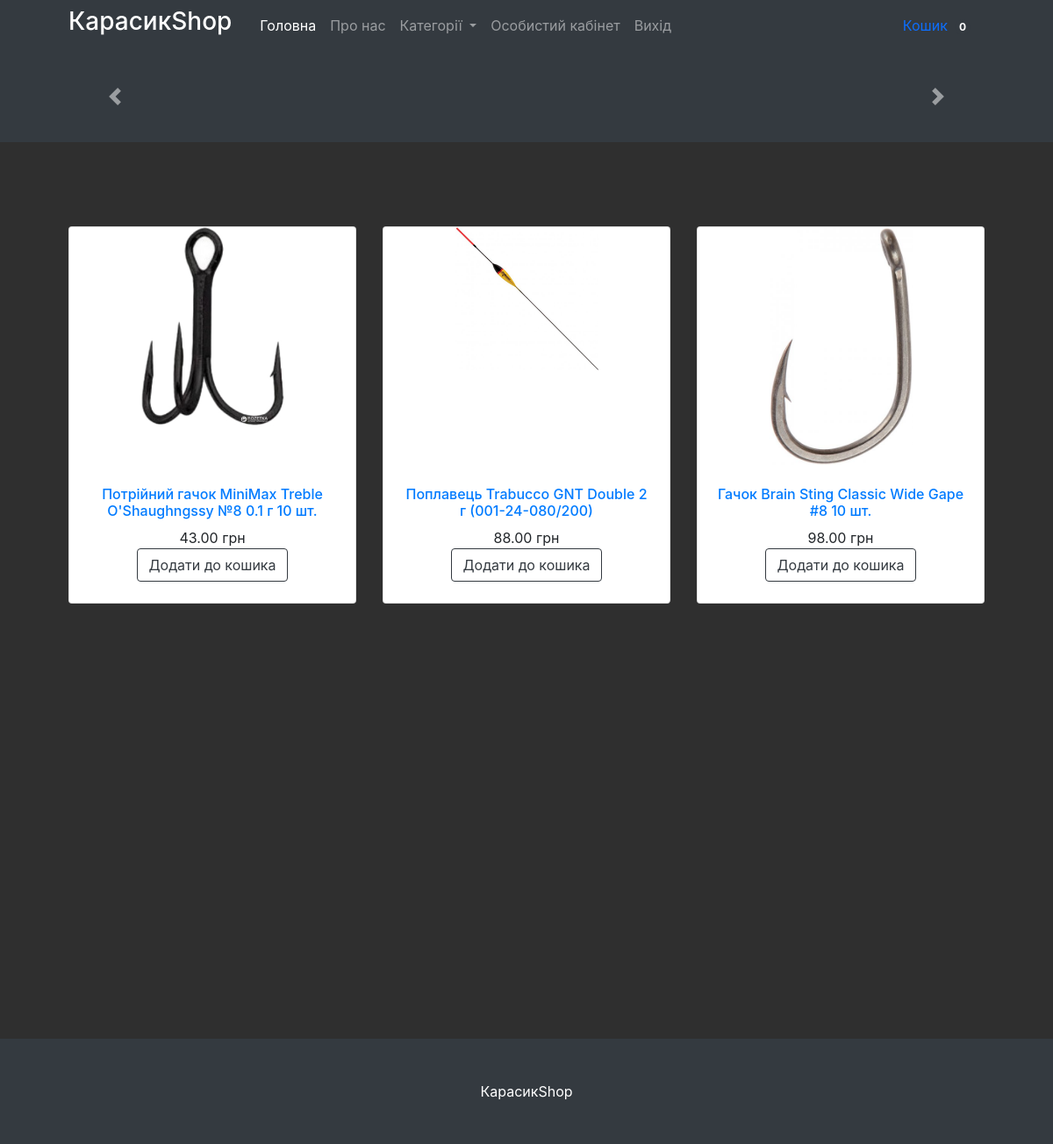
Page / (signed in) on the earlier database version.
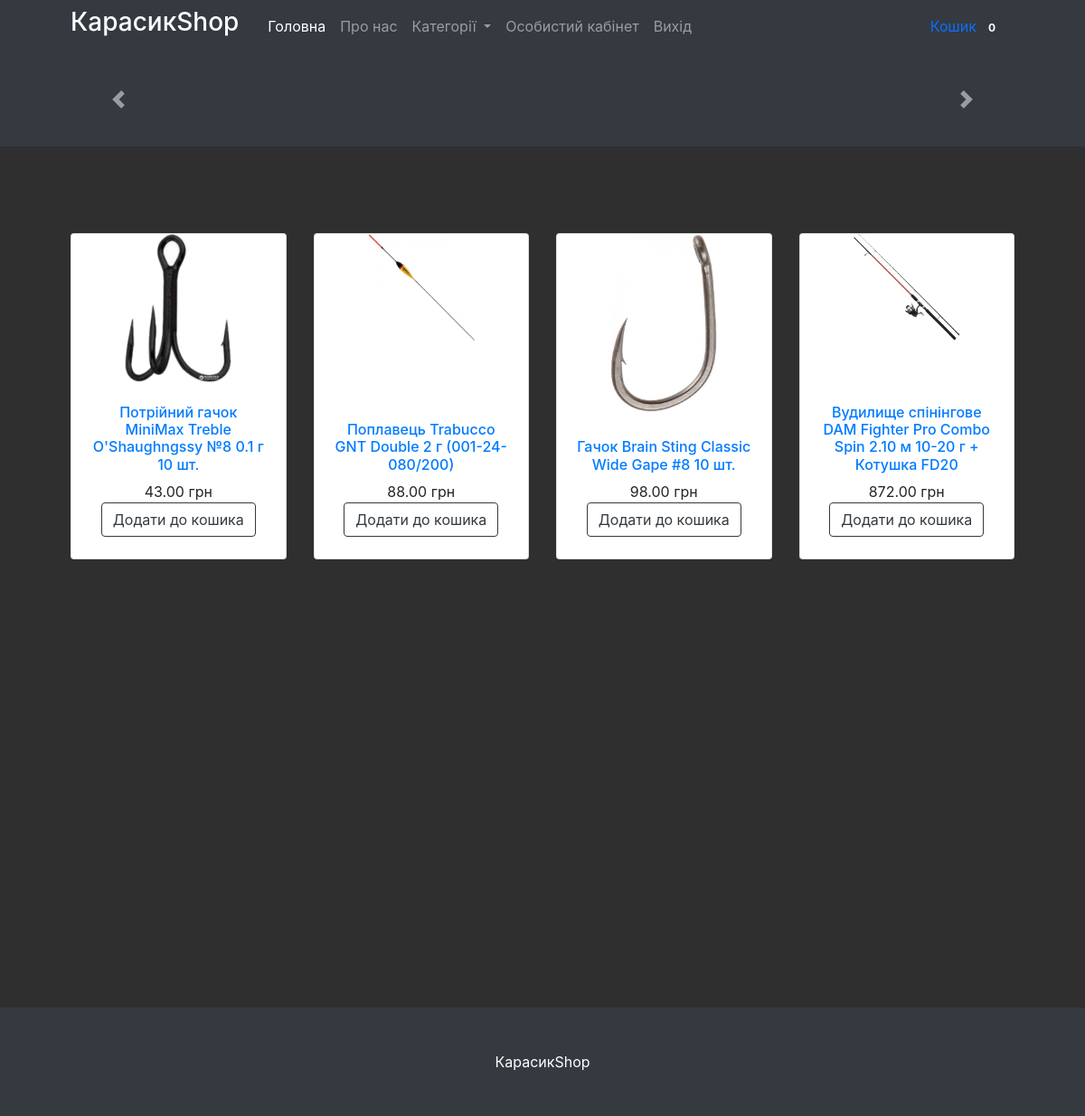
Same page on the later database version.
### mainapp/models.py (models this page shows, shortened)
class Cart(models.Model):
    owner = models.ForeignKey('Customer', null=True, verbose_name='Власник', on_delete=models.CASCADE)
    products = models.ManyToManyField(CartProduct, blank=True, related_name='related_cart')
    total_products = models.PositiveIntegerField(default=0)
    final_price = models.DecimalField(max_digits=9, default=0, decimal_places=2, verbose_name='Загальна ціна')
    in_order = models.BooleanField(default=False)
    for_anonymous_user = models.BooleanField(default=False)

class Product(models.Model):
    category = models.ForeignKey(Category, verbose_name='Категорія', on_delete=models.CASCADE)
    title = models.CharField(max_length=255, verbose_name='Найменування')
    slug = models.SlugField(unique=True)
    image = models.ImageField(verbose_name='Зображення')
    description = models.TextField(verbose_name='Опис', null=True)
    price = models.DecimalField(max_digits=9, decimal_places=2, verbose_name='Ціна')
    features = models.ManyToManyField("specs.ProductFeatures", blank=True, related_name='features_for_product')
    active = models.BooleanField(verbose_name="Товар в наявності", default=True)
    img1 = models.ImageField(verbose_name="Додаткове зображення (не обов'язково)", null=True, blank=True)
    img2 = models.ImageField(verbose_name="Додаткове зображення (не обов'язково)", null=True, blank=True)
    img3 = models.ImageField(verbose_name="Додаткове зображення (не обов'язково)", null=True, blank=True)
    img4 = models.ImageField(verbose_name="Додаткове зображення (не обов'язково)", null=True, blank=True)
    img5 = models.ImageField(verbose_name="Додаткове зображення (не обов'язково)", null=True, blank=True)
    img6 = models.ImageField(verbose_name="Додаткове зображення (не обов'язково)", null=True, blank=True)
    img7 = models.ImageField(verbose_name="Додаткове зображення (не обов'язково)", null=True, blank=True)
    img8 = models.ImageField(verbose_name="Додаткове зображення (не обов'язково)", null=True, blank=True)
    def get_absolute_url(self):
        return reverse('product_detail', kwargs={'slug': self.slug})

### mainapp/views.py (the view)
# urls.py: path('', BaseView.as_view(), name='index'),
class BaseView(CartMixin, View):
    def get(self, request, *args, **kwargs):
        categories = Category.objects.all()
        products = Product.objects.all()
        banners = Banner.objects.all()
        context = {
            'categories': categories,
            'products': products,
            'banners': banners,
            'cart': self.cart
        }
        return render(request, 'base.html', context)

### mainapp/mixins.py (called while the page is built)
    def dispatch(self, request, *args, **kwargs):
        if request.user.is_authenticated:
            customer = Customer.objects.filter(user=request.user).first()
            if not customer:
                customer = Customer.objects.create(
                    user=request.user
                )
            cart = Cart.objects.filter(owner=customer, in_order=False).first()
            if not cart:
                cart = Cart.objects.create(owner=customer)
        else:
            cart = Cart.objects.filter(for_anonymous_user=True).first()
            if not cart:
                cart = Cart.objects.create(for_anonymous_user=True)
        self.cart = cart
        return super().dispatch(request, *args, **kwargs)

### mainapp/models.py (called while the page is built)
    def get_absolute_url(self):
        return reverse('category_detail', kwargs={'slug': self.slug})

### mainapp/templates/base.html (shortened to what the changed rows need)
{% load static %}
<!DOCTYPE html>
<html lang="uk">
<head>
    <link href='{% static "bootstrap/bootstrap.min.css" %}' rel="stylesheet"/>
    <link rel="stylesheet" href="https://cdn.jsdelivr.net/npm/@fancyapps/ui@4.0/dist/fancybox.css"/>
    <link href="https://cdnjs.cloudflare.com/ajax/libs/twitter-bootstrap/4.1.2/css/bootstrap.min.css" rel="stylesheet"/>
    <link href="https://cdn.jsdelivr.net/npm/slick-carousel@1.8.1/slick/slick.css" rel="stylesheet"/>
    <link href="https://cdnjs.cloudflare.com/ajax/libs/fancybox/3.3.5/jquery.fancybox.min.css" rel="stylesheet"/>
</head>
<body>
<nav class="navbar navbar-expand-lg navbar-dark bg-dark">
    <div class="container px-4 px-lg-5">
        <div class="collapse navbar-collapse" id="navbarSupportedContent">
            <a class="nav-link" href="{% url 'cart' %}">
                Кошик
                <span class="badge bg-dark text-white ms-1 rounded-pill">{{ cart.products.count }}</span>
            </a>
        </div>
    </div>
</nav>
{% block content %}
    <section class="py-5">
        <div class="container px-4 px-lg-5 mt-5">
            <div class="row gx-4 gx-lg-5 row-cols-2 row-cols-md-3 row-cols-xl-4 justify-content-center">
                {% for product in products %}
                    {% if product.active %}
                        <div class="col mb-5">
                            <div class="card h-100">
                                <a href="{{ product.get_absolute_url }}">
                                    <img class="card-img-top img_card image_cart" src="{{ product.image.url }}"
                                         alt="..."/>
                                </a>
                                <div class="card-body p-4 row align-items-end">
                                    <div class="text-center">
                                        <a href="{{ product.get_absolute_url }}">
                                            <h6>{{ product.title }}</h6>
                                        </a>
                                        {{ product.price }} грн
                                        <br>
                                        {% if request.user.is_authenticated %}
                                            <a class="btn btn-outline-dark mt-auto"
                                               href="{% url 'add_to_cart' slug=product.slug %}">Додати до кошика</a>
                                        {% endif %}
                                    </div>
                                </div>
                            </div>
                        </div>
                    {% endif %}
                {% endfor %}
            </div>
        </div>
    </section>
{% endblock content %}
</body>
</html>

Differences in the rows shown:
added Product: image (picture), title "Вудилище спінінгове DAM Fighter Pro Combo Spin 2.10 м 10-20 г + Котушка FD20", price "872.00"
